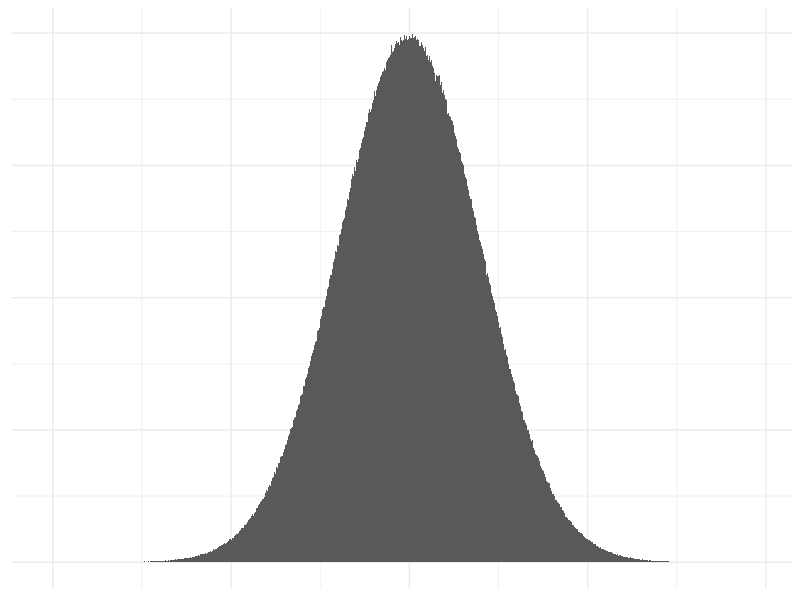
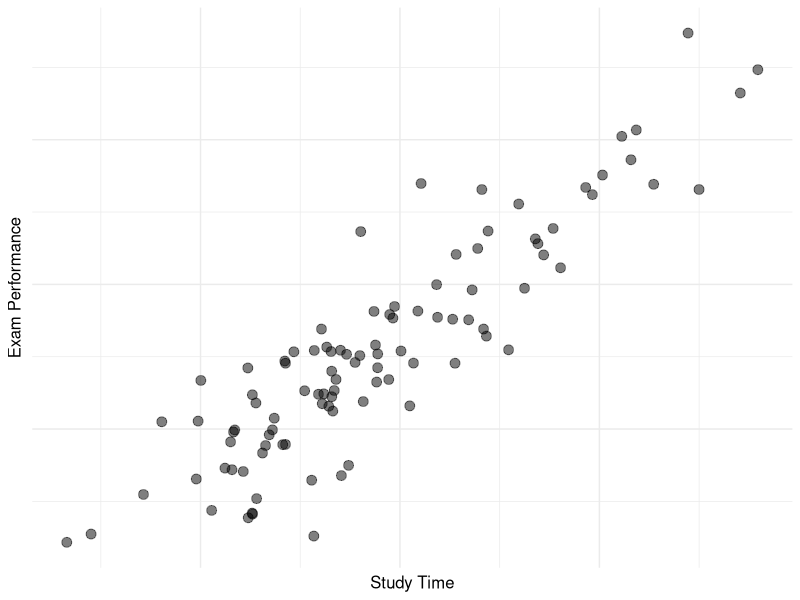

Recreate these plots in R, in order. (Note: this script raises an error after producing the figures.)
library(tidyverse)
library(MASS)
library(ggrepel)
library(Hmisc)

as_tibble(rnorm(10000000, 0, 1)) %>%
  ggplot(aes(x = value)) +
  geom_histogram(bins = 1000) +
  theme_minimal() +
  theme(axis.text.x = element_blank(),
        axis.text.y = element_blank()) +
  labs(x = NULL, y = NULL)

do_my_plot <- function(myr, mu){
  set.seed(1234)
  mysigma <- matrix(c(5, myr, myr, 50), nrow = 2, ncol = 2) 
  my_data <- as_tibble(mvrnorm(100, mu, mysigma))
  colnames(my_data) <- c("score", "study")
  
  my_data %>% 
    ggplot(aes(x = study, y = score)) +
    geom_point(size = 3, alpha = .5) +
    #geom_smooth(method = "lm", se = FALSE) +
    labs(x = "Study Time", y = "Exam Performance") +
    theme_minimal() +
    theme(axis.text.x = element_blank(),
          axis.text.y = element_blank()) +
    theme(text = element_text(size = 12))
  

}

# mu = a vector with the means of each of the two variables
# For the below example to give us a Pearson's r of .5 
# we have covariance = .9 * sqrt(5) * sqrt(50) 
myr <- 14.23

do_my_plot(myr = myr, mu = c(80, 200))

my_df <- do_my_plot(myr, mu = c(80, 200))

my_df_with_id <- my_df %>% 
  rowid_to_column()

my_df_with_id %>% 
  ggplot(aes(x = rowid, y = score)) +
  geom_point(size = 3, alpha = .5) +
  labs(x = "Participant ID", y = "Exam Performance") +
  geom_label_repel(data = filter(my_df_with_id, rowid %in% c(1, 25, 50 ,100)), 
                   aes(label = rowid), nudge_x = -1, nudge_y = -1, colour = "red", ) +
  geom_hline(yintercept = mean(my_df_with_id$score)) +
  theme_minimal() +
  theme(
        axis.text.y = element_blank()) +
  theme(text = element_text(size = 12))

my_df_with_id %>% 
  ggplot(aes(x = rowid, y = study)) +
  geom_point(size = 3, alpha = .5) +
  labs(x = "Participant ID", y = "Study Time") +
  geom_label_repel(data = filter(my_df_with_id, rowid %in% c(1, 25, 50 ,100)), 
             aes(label = rowid), nudge_x = 3, nudge_y = -3, colour = "red", ) +
  geom_hline(yintercept = mean(my_df_with_id$study)) +
  theme_minimal() +
  theme(
    axis.text.y = element_blank()) +
  theme(text = element_text(size = 12))

my_df_with_id$mean_study <- mean(my_df_with_id$study)
my_df_with_id$mean_score <- mean(my_df_with_id$score)
sd_study <- sd(my_df_with_id$study)
sd_score <- sd(my_df_with_id$score)

my_df_with_id$study_d <- my_df_with_id$study - my_df_with_id$mean_study
my_df_with_id$score_d <- my_df_with_id$score - my_df_with_id$mean_score

my_df_with_id$xbyy_d <- my_df_with_id$study_d * my_df_with_id$score_d

my_cov <- sum(my_df_with_id$xbyy_d)/(nrow(my_df_with_id) - 1)

my_r <- sum(my_df_with_id$xbyy_d)/((nrow(my_df_with_id) - 1) * (sd_study * sd_score))

rcorr(my_df_with_id$score, my_df_with_id$study)

# Regression plots
myr <- 14.23
mu <- c(80, 200)

set.seed(1234)
mysigma <- matrix(c(5, myr, myr, 50), nrow = 2, ncol = 2) 
my_data <- as_tibble(mvrnorm(8, mu, mysigma))
colnames(my_data) <- c("score", "study")

set.seed(1234)
my_data %>% 
  ggplot(aes(x = study, y = score)) +
  geom_point(size = 3, alpha = .5) +
  #geom_smooth(method = "lm", se = FALSE) +
  labs(x = "Study Time (hours)", y = "Exam Performance") +
  ylim(74, 84) +
  theme_minimal() +
  #theme(axis.text.x = element_blank(),
  #      axis.text.y = element_blank()) +
  theme(text = element_text(size = 12))

set.seed(1234)
my_data %>% 
  ggplot(aes(x = study, y = score)) +
  geom_point(size = 3, alpha = .5) +
  geom_smooth(method = "lm", se = FALSE) +
  labs(x = "Study Time (hours)", y = "Exam Performance") +
  ylim(74, 84) +
  theme_minimal() +
  #theme(axis.text.x = element_blank(),
  #      axis.text.y = element_blank()) +
  theme(text = element_text(size = 12))

set.seed(1234)
my_data %>% 
  ggplot(aes(x = study, y = score)) +
  geom_point(size = 3, alpha = .5) +
  geom_hline(yintercept = mean(my_data$score), colour = "blue", size = 1) +
  labs(x = "Study Time (hours)", y = "Exam Performance") +
  ylim(74, 84) +
  theme_minimal() +
  #theme(axis.text.x = element_blank(),
  #      axis.text.y = element_blank()) +
  theme(text = element_text(size = 12))

set.seed(1234)
my_data %>% 
  ggplot(aes(x = study, y = score)) +
  geom_point(size = 3, alpha = .5) +
  geom_hline(yintercept = mean(my_data$score), colour = "blue", size = 1) +
  geom_smooth(method = "lm", se = FALSE) +
  labs(x = "Study Time (hours)", y = "Exam Performance") +
  ylim(74, 84) +
  theme_minimal() +
  #theme(axis.text.x = element_blank(),
  #      axis.text.y = element_blank()) +
  theme(text = element_text(size = 12))
